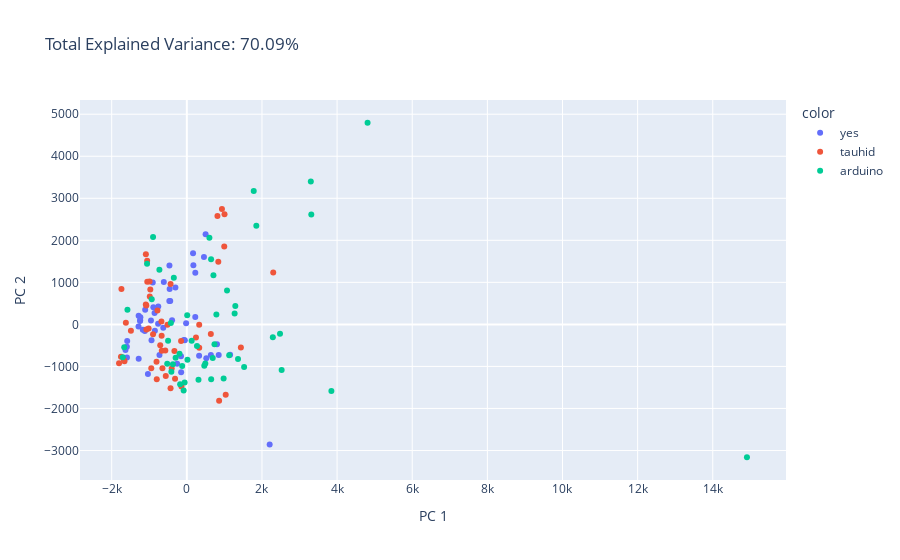

Source (notebook cell):
### Code cell
# fig = px.scatter_3d(
#     components, x=0, y=1, z=2, color=df['target'],
#     title=f'Total Explained Variance: {total_var:.2f}%',
#     labels={'0': 'PC 1', '1': 'PC 2', '2': 'PC 3'}
# )
# fig.show()

fig = px.scatter(
    components, x=0, y=1, color=df['target'],
    title=f'Total Explained Variance: {total_var:.2f}%',
    labels={'0': 'PC 1', '1': 'PC 2'}
)
fig.show()
